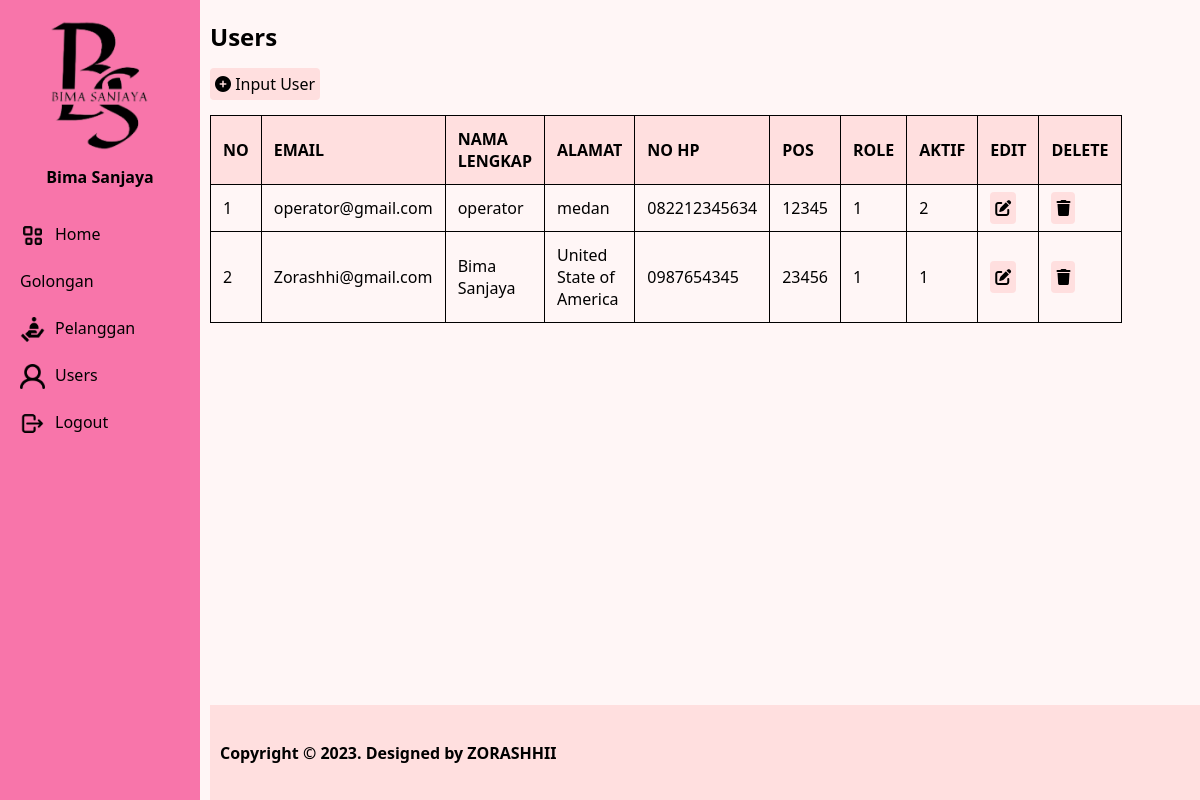
Page /user (signed in) on the committed database.
### tables this page shows
CREATE TABLE `tb_user` (
  `user_id` int(11) NOT NULL,
  `user_email` varchar(50) NOT NULL,
  `user_Password` varchar(100) NOT NULL,
  `user_nama` varchar(100) NOT NULL,
  `user_alamat` text DEFAULT NULL,
  `user_hp` varchar(25) NOT NULL,
  `user_pos` varchar(5) NOT NULL,
  `user_role` tinyint(2) NOT NULL,
  `user_aktif` tinyint(2) NOT NULL,
  `created_at` timestamp NOT NULL DEFAULT current_timestamp(),
  `upadated_at` datetime DEFAULT NULL
);

### app/core/Controller.php (called while the page is built, shortened)
<?php
class Controller
{
	public function dashboard($view, $data = [])
	{
		require_once ROOT . "layouts/dashboard.php";
	}
}

### app/controllers/User.php (called while the page is built, shortened)
<?php
class User extends Controller
{
	public object $model;
	public function __construct()
	{
		$this->model = new \App\Models\User();
	}
	public function index()
	{
		$data['rows'] = $this->model->show();
		$this->dashboard('user/index', $data);
	}
}

### index.php (called while the page is built, shortened)
<?php
new App\Core\Bootstrap();

### app/core/Model.php (called while the page is built, shortened)
<?php
class Model
{
	public function __construct()
	{
		try {
			$this->db = new PDO("mysql:host=localhost;dbname=dbpln", "root", "");
		} catch (Exception $e) {
			die("error! " . $e->getMessage());
		}
	}
}

### app/models/User.php (called while the page is built, shortened)
<?php
class User extends Model
{
      public function show()
      {
            $query = "SELECT * FROM tb_user";
            $stmt = $this->db->prepare($query);
            $stmt->execute();
            return $this->selects($stmt);
      }
}

### app/views/user/index.php (the view)
<h2>Users</h2>
<a href="<?php echo URL; ?>/user/input" class="btn"><i class="fa-solid fa-circle-plus"></i> Input User</a>
<table>
      <tr>
            <th>NO</th>
            <th>EMAIL</th>
            <th>NAMA LENGKAP</th>
            <th>ALAMAT</th>
            <th>NO HP</th>
            <th>POS</th>
            <th>ROLE</th>
            <th>AKTIF</th>
            <th>EDIT</th>
            <th>DELETE</th>
      </tr>
      <?php $no = 1;
      foreach ($data['rows'] as $row) { ?>
            <tr>
                  <td><?php echo $no; ?></td>
                  <td><?php echo $row['user_email']; ?></td>
                  <td><?php echo $row['user_nama']; ?></td>
                  <td><?php echo $row['user_alamat']; ?></td>
                  <td><?php echo $row['user_hp']; ?></td>
                  <td><?php echo $row['user_pos']; ?></td>
                  <td><?php echo $row['user_role']; ?></td>
                  <td><?php echo $row['user_aktif']; ?></td>
                  <td><a href="<?php echo URL; ?>/user/edit/<?php echo $row['user_id']; ?>" class="btn"><i class="fa-solid fa-pen-to-square"></i> </a></td>
                  <td><a href="<?php echo URL; ?>/user/delete/<?php echo $row['user_id']; ?>" class="btn" onclick="return confirm('Are you sure?')"><i class="fa-solid fa-trash"></i> </a></td>
            </tr>
      <?php $no++;
      } ?>
</table>

### layouts/assets/css/style.css (style rules this page uses)
body { font-family: 'Segoe UI', Tahoma, Geneva, Verdana, sans-serif; margin: 0; background-color: #FFF6F6; }
a { text-decoration: none; }
table { margin-top: 20px !important; border: 1px solid #000000; border-collapse: collapse; width: 110%; }
table th, table td { border: 1px solid #000000; padding: 12px; text-align: left; }
table th { background-color: #FFDFDF; }
.btn { background-color: #FFDFDF; border-radius: 4px; color: #000000; padding: 5px; }

### rows in the picture
tb_user: user_email "operator@gmail.com", user_nama "operator", user_alamat "medan", user_hp "082212345634", user_pos "12345", user_role "1", user_aktif "2"
tb_user: user_email "Zorashhi@gmail.com", user_nama "Bima Sanjaya", user_alamat "United State of America", user_hp "0987654345", user_pos "23456", user_role "1", user_aktif "1"

### other values in the picture
$_SESSION['user_nama'] "Bima Sanjaya"
